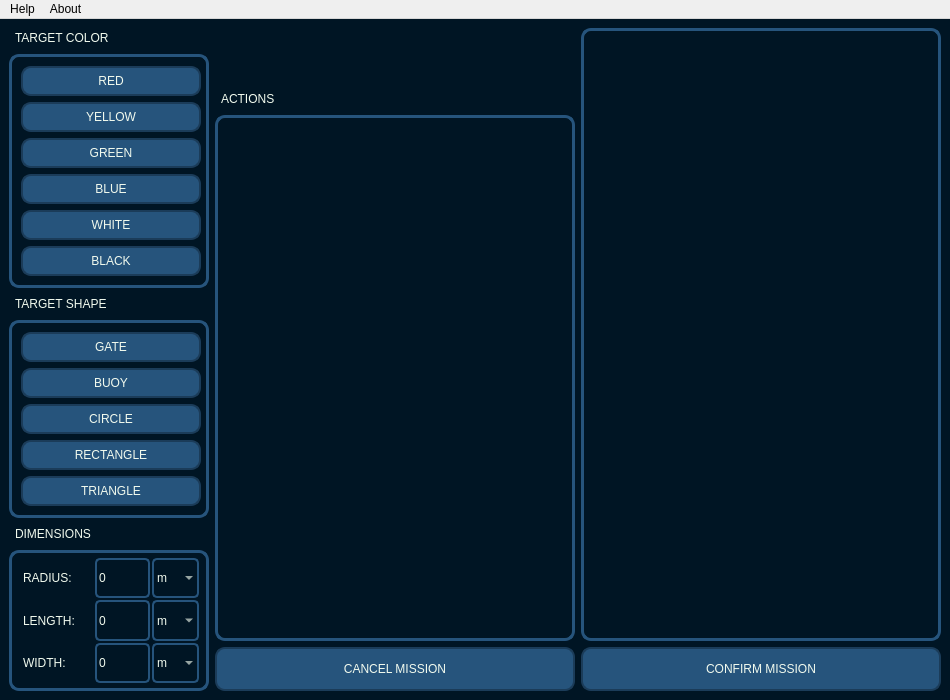
<?xml version="1.0" encoding="UTF-8"?>
<ui version="4.0">
 <class>MainWindow</class>
 <widget class="QMainWindow" name="MainWindow">
  <property name="geometry">
   <rect>
    <x>0</x>
    <y>0</y>
    <width>950</width>
    <height>700</height>
   </rect>
  </property>
  <property name="sizePolicy">
   <sizepolicy hsizetype="Fixed" vsizetype="Fixed">
    <horstretch>0</horstretch>
    <verstretch>0</verstretch>
   </sizepolicy>
  </property>
  <property name="minimumSize">
   <size>
    <width>950</width>
    <height>700</height>
   </size>
  </property>
  <property name="maximumSize">
   <size>
    <width>950</width>
    <height>700</height>
   </size>
  </property>
  <property name="focusPolicy">
   <enum>Qt::ClickFocus</enum>
  </property>
  <property name="windowTitle">
   <string>Mission Control</string>
  </property>
  <property name="styleSheet">
   <string notr="true"/>
  </property>
  <widget class="QWidget" name="centralwidget">
   <property name="styleSheet">
    <string notr="true">QWidget
{
	background: rgb(0,21,36);
	font: 87 10pt &quot;Arial Black&quot;;
}

QFrame
{
	background: transparent;
	border: 3 solid;
	border-color: rgb(38,84,124);
	border-radius: 10;
}

QPushButton 
{ 
	background-color:rgb(38,84,124);
	border: 2 solid;
	border-color: rgb(27,60,89);
	border-radius: 10;
	color: rgb(241,250,238);
}

QPushButton:checked
{
	border-color:  rgb(241,250,238);
}

QLabel
{
	border-color:transparent; 
	color: rgb(241,250,238);
	font: 87 12pt &quot;Arial Black&quot;;
}

QListWidget
{	
	background: transparent;
	border: 3 solid;
	border-color: rgb(38,84,124);
	border-radius: 10;
}

QListWidget::item
{
	background-color: rgb(38,84,124);
	border: 2 solid;
	border-color: rgb(38,84,124);
	border-radius: 10;
	color: rgb(241,250,238);
	min-height: 35;
}

QLineEdit
{
    background: transparent;
	border: 2 solid;
	border-color: rgb(38,84,124);
	border-radius: 5;
	color: rgb(241,250,238);
}

QComboBox
{
    background: transparent;
	border: 2 solid;
	border-color:  rgb(38,84,124);
	border-radius: 5;
    color: rgb(241,250,238);
}</string>
   </property>
   <layout class="QHBoxLayout" name="horizontalLayout">
    <item>
     <layout class="QVBoxLayout" name="verticalLayout_4">
      <item>
       <widget class="QLabel" name="target_color_label">
        <property name="sizePolicy">
         <sizepolicy hsizetype="Preferred" vsizetype="Preferred">
          <horstretch>0</horstretch>
          <verstretch>0</verstretch>
         </sizepolicy>
        </property>
        <property name="minimumSize">
         <size>
          <width>0</width>
          <height>0</height>
         </size>
        </property>
        <property name="maximumSize">
         <size>
          <width>16777215</width>
          <height>20</height>
         </size>
        </property>
        <property name="styleSheet">
         <string notr="true"/>
        </property>
        <property name="text">
         <string>TARGET COLOR</string>
        </property>
        <property name="alignment">
         <set>Qt::AlignLeading|Qt::AlignLeft|Qt::AlignVCenter</set>
        </property>
       </widget>
      </item>
      <item>
       <widget class="QFrame" name="target_color_frame">
        <property name="sizePolicy">
         <sizepolicy hsizetype="Preferred" vsizetype="Preferred">
          <horstretch>0</horstretch>
          <verstretch>0</verstretch>
         </sizepolicy>
        </property>
        <property name="minimumSize">
         <size>
          <width>200</width>
          <height>0</height>
         </size>
        </property>
        <property name="maximumSize">
         <size>
          <width>200</width>
          <height>16777215</height>
         </size>
        </property>
        <property name="styleSheet">
         <string notr="true"/>
        </property>
        <property name="frameShape">
         <enum>QFrame::Box</enum>
        </property>
        <property name="frameShadow">
         <enum>QFrame::Plain</enum>
        </property>
        <layout class="QVBoxLayout" name="verticalLayout">
         <property name="leftMargin">
          <number>9</number>
         </property>
         <property name="topMargin">
          <number>9</number>
         </property>
         <property name="rightMargin">
          <number>9</number>
         </property>
         <property name="bottomMargin">
          <number>9</number>
         </property>
         <item alignment="Qt::AlignHCenter|Qt::AlignVCenter">
          <widget class="EmitTextButton" name="target_red_button">
           <property name="sizePolicy">
            <sizepolicy hsizetype="Preferred" vsizetype="Preferred">
             <horstretch>0</horstretch>
             <verstretch>0</verstretch>
            </sizepolicy>
           </property>
           <property name="minimumSize">
            <size>
             <width>180</width>
             <height>30</height>
            </size>
           </property>
           <property name="maximumSize">
            <size>
             <width>180</width>
             <height>30</height>
            </size>
           </property>
           <property name="styleSheet">
            <string notr="true">QPushButton:checked
{
	border-color:  red;
}</string>
           </property>
           <property name="text">
            <string>RED</string>
           </property>
           <property name="checkable">
            <bool>true</bool>
           </property>
           <property name="autoExclusive">
            <bool>true</bool>
           </property>
          </widget>
         </item>
         <item alignment="Qt::AlignHCenter|Qt::AlignVCenter">
          <widget class="EmitTextButton" name="target_yellow_button">
           <property name="sizePolicy">
            <sizepolicy hsizetype="Preferred" vsizetype="Preferred">
             <horstretch>0</horstretch>
             <verstretch>0</verstretch>
            </sizepolicy>
           </property>
           <property name="minimumSize">
            <size>
             <width>180</width>
             <height>30</height>
            </size>
           </property>
           <property name="maximumSize">
            <size>
             <width>180</width>
             <height>30</height>
            </size>
           </property>
           <property name="styleSheet">
            <string notr="true">QPushButton:checked
{
	border-color:  yellow;
}</string>
           </property>
           <property name="text">
            <string>YELLOW</string>
           </property>
           <property name="checkable">
            <bool>true</bool>
           </property>
           <property name="autoExclusive">
            <bool>true</bool>
           </property>
          </widget>
         </item>
         <item alignment="Qt::AlignHCenter|Qt::AlignVCenter">
          <widget class="EmitTextButton" name="target_green_button">
           <property name="sizePolicy">
            <sizepolicy hsizetype="Preferred" vsizetype="Preferred">
             <horstretch>0</horstretch>
             <verstretch>0</verstretch>
            </sizepolicy>
           </property>
           <property name="minimumSize">
            <size>
             <width>180</width>
             <height>30</height>
            </size>
           </property>
           <property name="maximumSize">
            <size>
             <width>180</width>
             <height>30</height>
            </size>
           </property>
           <property name="styleSheet">
            <string notr="true">QPushButton:checked
{
	border-color:  green;
}</string>
           </property>
           <property name="text">
            <string>GREEN</string>
           </property>
           <property name="checkable">
            <bool>true</bool>
           </property>
           <property name="autoExclusive">
            <bool>true</bool>
           </property>
          </widget>
         </item>
         <item alignment="Qt::AlignHCenter|Qt::AlignVCenter">
          <widget class="EmitTextButton" name="target_blue_button">
           <property name="sizePolicy">
            <sizepolicy hsizetype="Preferred" vsizetype="Preferred">
             <horstretch>0</horstretch>
             <verstretch>0</verstretch>
            </sizepolicy>
           </property>
           <property name="minimumSize">
            <size>
             <width>180</width>
             <height>30</height>
            </size>
           </property>
           <property name="maximumSize">
            <size>
             <width>180</width>
             <height>30</height>
            </size>
           </property>
           <property name="styleSheet">
            <string notr="true">QPushButton:checked
{
	border-color:  blue;
}</string>
           </property>
           <property name="text">
            <string>BLUE</string>
           </property>
           <property name="checkable">
            <bool>true</bool>
           </property>
           <property name="autoExclusive">
            <bool>true</bool>
           </property>
          </widget>
         </item>
         <item alignment="Qt::AlignHCenter|Qt::AlignVCenter">
          <widget class="EmitTextButton" name="target_white_button">
           <property name="sizePolicy">
            <sizepolicy hsizetype="Preferred" vsizetype="Preferred">
             <horstretch>0</horstretch>
             <verstretch>0</verstretch>
            </sizepolicy>
           </property>
           <property name="minimumSize">
            <size>
             <width>180</width>
             <height>30</height>
            </size>
           </property>
           <property name="maximumSize">
            <size>
             <width>180</width>
             <height>30</height>
            </size>
           </property>
           <property name="styleSheet">
            <string notr="true">QPushButton:checked
{
	border-color: white;
}</string>
           </property>
           <property name="text">
            <string>WHITE</string>
           </property>
           <property name="checkable">
            <bool>true</bool>
           </property>
           <property name="autoExclusive">
            <bool>true</bool>
           </property>
          </widget>
         </item>
         <item alignment="Qt::AlignHCenter|Qt::AlignVCenter">
          <widget class="EmitTextButton" name="target_black_button">
           <property name="sizePolicy">
            <sizepolicy hsizetype="Preferred" vsizetype="Preferred">
             <horstretch>0</horstretch>
             <verstretch>0</verstretch>
            </sizepolicy>
           </property>
           <property name="minimumSize">
            <size>
             <width>180</width>
             <height>30</height>
            </size>
           </property>
           <property name="maximumSize">
            <size>
             <width>180</width>
             <height>30</height>
            </size>
           </property>
           <property name="styleSheet">
            <string notr="true">QPushButton:checked
{
	border-color:  grey;
}</string>
           </property>
           <property name="text">
            <string>BLACK</string>
           </property>
           <property name="checkable">
            <bool>true</bool>
           </property>
           <property name="autoExclusive">
            <bool>true</bool>
           </property>
          </widget>
         </item>
        </layout>
       </widget>
      </item>
      <item>
       <widget class="QLabel" name="target_shape_label">
        <property name="sizePolicy">
         <sizepolicy hsizetype="Preferred" vsizetype="Preferred">
          <horstretch>0</horstretch>
          <verstretch>0</verstretch>
         </sizepolicy>
        </property>
        <property name="minimumSize">
         <size>
          <width>0</width>
          <height>0</height>
         </size>
        </property>
        <property name="maximumSize">
         <size>
          <width>16777215</width>
          <height>20</height>
         </size>
        </property>
        <property name="styleSheet">
         <string notr="true"/>
        </property>
        <property name="text">
         <string>TARGET SHAPE</string>
        </property>
       </widget>
      </item>
      <item>
       <widget class="QFrame" name="target_shape_frame">
        <property name="minimumSize">
         <size>
          <width>200</width>
          <height>0</height>
         </size>
        </property>
        <property name="maximumSize">
         <size>
          <width>200</width>
          <height>16777215</height>
         </size>
        </property>
        <property name="styleSheet">
         <string notr="true"/>
        </property>
        <property name="frameShape">
         <enum>QFrame::StyledPanel</enum>
        </property>
        <property name="frameShadow">
         <enum>QFrame::Plain</enum>
        </property>
        <property name="lineWidth">
         <number>5</number>
        </property>
        <layout class="QVBoxLayout" name="verticalLayout_2">
         <item>
          <widget class="EmitTextButton" name="target_gate_button">
           <property name="sizePolicy">
            <sizepolicy hsizetype="Preferred" vsizetype="Preferred">
             <horstretch>0</horstretch>
             <verstretch>0</verstretch>
            </sizepolicy>
           </property>
           <property name="minimumSize">
            <size>
             <width>180</width>
             <height>30</height>
            </size>
           </property>
           <property name="maximumSize">
            <size>
             <width>180</width>
             <height>30</height>
            </size>
           </property>
           <property name="styleSheet">
            <string notr="true"/>
           </property>
           <property name="text">
            <string>GATE</string>
           </property>
           <property name="checkable">
            <bool>true</bool>
           </property>
           <property name="autoExclusive">
            <bool>true</bool>
           </property>
          </widget>
         </item>
         <item>
          <widget class="EmitTextButton" name="target_buoy_button">
           <property name="sizePolicy">
            <sizepolicy hsizetype="Preferred" vsizetype="Preferred">
             <horstretch>0</horstretch>
             <verstretch>0</verstretch>
            </sizepolicy>
           </property>
           <property name="minimumSize">
            <size>
             <width>180</width>
             <height>30</height>
            </size>
           </property>
           <property name="maximumSize">
            <size>
             <width>180</width>
             <height>30</height>
            </size>
           </property>
           <property name="styleSheet">
            <string notr="true"/>
           </property>
           <property name="text">
            <string>BUOY</string>
           </property>
           <property name="checkable">
            <bool>true</bool>
           </property>
           <property name="autoExclusive">
            <bool>true</bool>
           </property>
          </widget>
         </item>
         <item>
          <widget class="EmitTextButton" name="target_circle_button">
           <property name="sizePolicy">
            <sizepolicy hsizetype="Preferred" vsizetype="Preferred">
             <horstretch>0</horstretch>
             <verstretch>0</verstretch>
            </sizepolicy>
           </property>
           <property name="minimumSize">
            <size>
             <width>180</width>
             <height>30</height>
            </size>
           </property>
           <property name="maximumSize">
            <size>
             <width>180</width>
             <height>30</height>
            </size>
           </property>
           <property name="styleSheet">
            <string notr="true"/>
           </property>
           <property name="text">
            <string>CIRCLE</string>
           </property>
           <property name="checkable">
            <bool>true</bool>
           </property>
           <property name="autoExclusive">
            <bool>true</bool>
           </property>
          </widget>
         </item>
         <item>
          <widget class="EmitTextButton" name="target_rectangle_button">
           <property name="sizePolicy">
            <sizepolicy hsizetype="Preferred" vsizetype="Preferred">
             <horstretch>0</horstretch>
             <verstretch>0</verstretch>
            </sizepolicy>
           </property>
           <property name="minimumSize">
            <size>
             <width>180</width>
             <height>30</height>
            </size>
           </property>
           <property name="maximumSize">
            <size>
             <width>180</width>
             <height>30</height>
            </size>
           </property>
           <property name="styleSheet">
            <string notr="true"/>
           </property>
           <property name="text">
            <string>RECTANGLE</string>
           </property>
           <property name="checkable">
            <bool>true</bool>
           </property>
           <property name="autoExclusive">
            <bool>true</bool>
           </property>
          </widget>
         </item>
         <item>
          <widget class="EmitTextButton" name="target_triangle_button">
           <property name="sizePolicy">
            <sizepolicy hsizetype="Preferred" vsizetype="Preferred">
             <horstretch>0</horstretch>
             <verstretch>0</verstretch>
            </sizepolicy>
           </property>
           <property name="minimumSize">
            <size>
             <width>180</width>
             <height>30</height>
            </size>
           </property>
           <property name="maximumSize">
            <size>
             <width>180</width>
             <height>30</height>
            </size>
           </property>
           <property name="styleSheet">
            <string notr="true"/>
           </property>
           <property name="text">
            <string>TRIANGLE</string>
           </property>
           <property name="checkable">
            <bool>true</bool>
           </property>
           <property name="autoExclusive">
            <bool>true</bool>
           </property>
          </widget>
         </item>
        </layout>
       </widget>
      </item>
      <item>
       <widget class="QLabel" name="target_dimensions_label">
        <property name="sizePolicy">
         <sizepolicy hsizetype="Preferred" vsizetype="Preferred">
          <horstretch>0</horstretch>
          <verstretch>0</verstretch>
         </sizepolicy>
        </property>
        <property name="minimumSize">
         <size>
          <width>0</width>
          <height>0</height>
         </size>
        </property>
        <property name="maximumSize">
         <size>
          <width>16777215</width>
          <height>20</height>
         </size>
        </property>
        <property name="styleSheet">
         <string notr="true"/>
        </property>
        <property name="text">
         <string>DIMENSIONS</string>
        </property>
       </widget>
      </item>
      <item>
       <widget class="QFrame" name="target_dimensions_frame">
        <property name="minimumSize">
         <size>
          <width>200</width>
          <height>0</height>
         </size>
        </property>
        <property name="maximumSize">
         <size>
          <width>200</width>
          <height>16777215</height>
         </size>
        </property>
        <property name="styleSheet">
         <string notr="true"/>
        </property>
        <property name="frameShape">
         <enum>QFrame::StyledPanel</enum>
        </property>
        <property name="frameShadow">
         <enum>QFrame::Plain</enum>
        </property>
        <layout class="QVBoxLayout" name="verticalLayout_3">
         <property name="spacing">
          <number>2</number>
         </property>
         <property name="leftMargin">
          <number>5</number>
         </property>
         <property name="topMargin">
          <number>5</number>
         </property>
         <property name="rightMargin">
          <number>7</number>
         </property>
         <property name="bottomMargin">
          <number>5</number>
         </property>
         <item>
          <layout class="QHBoxLayout" name="target_radius_layout">
           <property name="spacing">
            <number>2</number>
           </property>
           <item>
            <widget class="QLabel" name="target_radius_label">
             <property name="minimumSize">
              <size>
               <width>76</width>
               <height>0</height>
              </size>
             </property>
             <property name="maximumSize">
              <size>
               <width>76</width>
               <height>16777215</height>
              </size>
             </property>
             <property name="styleSheet">
              <string notr="true">font: 87 10pt &quot;Arial Black&quot;;
min-width: 70;
max-width: 70;</string>
             </property>
             <property name="text">
              <string>RADIUS:</string>
             </property>
             <property name="alignment">
              <set>Qt::AlignLeading|Qt::AlignLeft|Qt::AlignVCenter</set>
             </property>
            </widget>
           </item>
           <item>
            <widget class="QLineEdit" name="target_radius_lineEdit">
             <property name="enabled">
              <bool>false</bool>
             </property>
             <property name="sizePolicy">
              <sizepolicy hsizetype="Preferred" vsizetype="Preferred">
               <horstretch>0</horstretch>
               <verstretch>0</verstretch>
              </sizepolicy>
             </property>
             <property name="minimumSize">
              <size>
               <width>55</width>
               <height>0</height>
              </size>
             </property>
             <property name="maximumSize">
              <size>
               <width>55</width>
               <height>16777215</height>
              </size>
             </property>
             <property name="styleSheet">
              <string notr="true"/>
             </property>
             <property name="text">
              <string>0</string>
             </property>
             <property name="alignment">
              <set>Qt::AlignLeading|Qt::AlignLeft|Qt::AlignVCenter</set>
             </property>
            </widget>
           </item>
           <item>
            <widget class="QComboBox" name="target_radius_comboBox">
             <property name="enabled">
              <bool>false</bool>
             </property>
             <property name="sizePolicy">
              <sizepolicy hsizetype="Preferred" vsizetype="Preferred">
               <horstretch>0</horstretch>
               <verstretch>0</verstretch>
              </sizepolicy>
             </property>
             <property name="styleSheet">
              <string notr="true"/>
             </property>
             <item>
              <property name="text">
               <string>m</string>
              </property>
             </item>
             <item>
              <property name="text">
               <string>ft</string>
              </property>
             </item>
             <item>
              <property name="text">
               <string>in</string>
              </property>
             </item>
             <item>
              <property name="text">
               <string>cm</string>
              </property>
             </item>
             <item>
              <property name="text">
               <string>mm</string>
              </property>
             </item>
            </widget>
           </item>
          </layout>
         </item>
         <item>
          <layout class="QHBoxLayout" name="horizontalLayout_3">
           <property name="spacing">
            <number>2</number>
           </property>
           <item>
            <widget class="QLabel" name="target_length_label">
             <property name="minimumSize">
              <size>
               <width>76</width>
               <height>0</height>
              </size>
             </property>
             <property name="maximumSize">
              <size>
               <width>76</width>
               <height>16777215</height>
              </size>
             </property>
             <property name="styleSheet">
              <string notr="true">font: 87 10pt &quot;Arial Black&quot;;
min-width: 70;
max-width: 70;</string>
             </property>
             <property name="text">
              <string>LENGTH:</string>
             </property>
             <property name="alignment">
              <set>Qt::AlignLeading|Qt::AlignLeft|Qt::AlignVCenter</set>
             </property>
            </widget>
           </item>
           <item>
            <widget class="QLineEdit" name="target_length_lineEdit">
             <property name="enabled">
              <bool>false</bool>
             </property>
             <property name="sizePolicy">
              <sizepolicy hsizetype="Preferred" vsizetype="Preferred">
               <horstretch>0</horstretch>
               <verstretch>0</verstretch>
              </sizepolicy>
             </property>
             <property name="minimumSize">
              <size>
               <width>55</width>
               <height>0</height>
              </size>
             </property>
             <property name="maximumSize">
              <size>
               <width>55</width>
               <height>16777215</height>
              </size>
             </property>
             <property name="styleSheet">
              <string notr="true"/>
             </property>
             <property name="text">
              <string>0</string>
             </property>
             <property name="alignment">
              <set>Qt::AlignLeading|Qt::AlignLeft|Qt::AlignVCenter</set>
             </property>
            </widget>
           </item>
           <item>
            <widget class="QComboBox" name="target_length_comboBox">
             <property name="enabled">
              <bool>false</bool>
             </property>
             <property name="sizePolicy">
              <sizepolicy hsizetype="Preferred" vsizetype="Preferred">
               <horstretch>0</horstretch>
               <verstretch>0</verstretch>
              </sizepolicy>
             </property>
             <property name="styleSheet">
              <string notr="true"/>
             </property>
             <item>
              <property name="text">
               <string>m</string>
              </property>
             </item>
             <item>
              <property name="text">
               <string>ft</string>
              </property>
             </item>
             <item>
              <property name="text">
               <string>in</string>
              </property>
             </item>
             <item>
              <property name="text">
               <string>cm</string>
              </property>
             </item>
             <item>
              <property name="text">
               <string>mm</string>
              </property>
             </item>
            </widget>
           </item>
          </layout>
         </item>
         <item>
          <layout class="QHBoxLayout" name="horizontalLayout_4">
           <property name="spacing">
            <number>2</number>
           </property>
           <item>
            <widget class="QLabel" name="target_width_label">
             <property name="minimumSize">
              <size>
               <width>76</width>
               <height>0</height>
              </size>
             </property>
             <property name="maximumSize">
              <size>
               <width>76</width>
               <height>16777215</height>
              </size>
             </property>
             <property name="styleSheet">
              <string notr="true">font: 87 10pt &quot;Arial Black&quot;;
min-width: 70;
max-width: 70;</string>
             </property>
             <property name="text">
              <string>WIDTH:</string>
             </property>
             <property name="alignment">
              <set>Qt::AlignLeading|Qt::AlignLeft|Qt::AlignVCenter</set>
             </property>
            </widget>
           </item>
           <item>
            <widget class="QLineEdit" name="target_width_lineEdit">
             <property name="enabled">
              <bool>false</bool>
             </property>
             <property name="sizePolicy">
              <sizepolicy hsizetype="Preferred" vsizetype="Preferred">
               <horstretch>0</horstretch>
               <verstretch>0</verstretch>
              </sizepolicy>
             </property>
             <property name="minimumSize">
              <size>
               <width>55</width>
               <height>0</height>
              </size>
             </property>
             <property name="maximumSize">
              <size>
               <width>55</width>
               <height>16777215</height>
              </size>
             </property>
             <property name="styleSheet">
              <string notr="true"/>
             </property>
             <property name="text">
              <string>0</string>
             </property>
             <property name="alignment">
              <set>Qt::AlignLeading|Qt::AlignLeft|Qt::AlignVCenter</set>
             </property>
            </widget>
           </item>
           <item>
            <widget class="QComboBox" name="target_width_comboBox">
             <property name="enabled">
              <bool>false</bool>
             </property>
             <property name="sizePolicy">
              <sizepolicy hsizetype="Preferred" vsizetype="Preferred">
               <horstretch>0</horstretch>
               <verstretch>0</verstretch>
              </sizepolicy>
             </property>
             <property name="styleSheet">
              <string notr="true"/>
             </property>
             <item>
              <property name="text">
               <string>m</string>
              </property>
             </item>
             <item>
              <property name="text">
               <string>ft</string>
              </property>
             </item>
             <item>
              <property name="text">
               <string>in</string>
              </property>
             </item>
             <item>
              <property name="text">
               <string>cm</string>
              </property>
             </item>
             <item>
              <property name="text">
               <string>mm</string>
              </property>
             </item>
            </widget>
           </item>
          </layout>
         </item>
        </layout>
       </widget>
      </item>
     </layout>
    </item>
    <item>
     <layout class="QVBoxLayout" name="layout_assign_mission">
      <item>
       <layout class="QHBoxLayout" name="layout_subby">
        <item>
         <widget class="QLabel" name="subby_joke">
          <property name="sizePolicy">
           <sizepolicy hsizetype="Expanding" vsizetype="Preferred">
            <horstretch>0</horstretch>
            <verstretch>0</verstretch>
           </sizepolicy>
          </property>
          <property name="minimumSize">
           <size>
            <width>0</width>
            <height>54</height>
           </size>
          </property>
          <property name="styleSheet">
           <string notr="true">font: 87 8pt &quot;Arial Black&quot;;</string>
          </property>
          <property name="text">
           <string/>
          </property>
          <property name="scaledContents">
           <bool>true</bool>
          </property>
          <property name="alignment">
           <set>Qt::AlignRight|Qt::AlignTrailing|Qt::AlignVCenter</set>
          </property>
          <property name="wordWrap">
           <bool>true</bool>
          </property>
          <property name="textInteractionFlags">
           <set>Qt::NoTextInteraction</set>
          </property>
         </widget>
        </item>
        <item>
         <widget class="SubbyButton" name="subby_button">
          <property name="sizePolicy">
           <sizepolicy hsizetype="Fixed" vsizetype="Fixed">
            <horstretch>0</horstretch>
            <verstretch>0</verstretch>
           </sizepolicy>
          </property>
          <property name="minimumSize">
           <size>
            <width>71</width>
            <height>49</height>
           </size>
          </property>
          <property name="maximumSize">
           <size>
            <width>71</width>
            <height>49</height>
           </size>
          </property>
          <property name="styleSheet">
           <string notr="true">background:transparent;
border: transparent;</string>
          </property>
          <property name="text">
           <string/>
          </property>
          <property name="iconSize">
           <size>
            <width>71</width>
            <height>49</height>
           </size>
          </property>
         </widget>
        </item>
       </layout>
      </item>
      <item>
       <widget class="QLabel" name="action_options_label">
        <property name="minimumSize">
         <size>
          <width>0</width>
          <height>21</height>
         </size>
        </property>
        <property name="maximumSize">
         <size>
          <width>16777215</width>
          <height>21</height>
         </size>
        </property>
        <property name="styleSheet">
         <string notr="true">min-height: 15;
max-height: 15;</string>
        </property>
        <property name="text">
         <string>ACTIONS</string>
        </property>
       </widget>
      </item>
      <item>
       <widget class="QListWidget" name="task_options_list">
        <property name="editTriggers">
         <set>QAbstractItemView::NoEditTriggers</set>
        </property>
        <property name="dragDropMode">
         <enum>QAbstractItemView::DragOnly</enum>
        </property>
        <property name="spacing">
         <number>4</number>
        </property>
       </widget>
      </item>
      <item>
       <widget class="QPushButton" name="cancel_mission_button">
        <property name="sizePolicy">
         <sizepolicy hsizetype="Preferred" vsizetype="Preferred">
          <horstretch>0</horstretch>
          <verstretch>0</verstretch>
         </sizepolicy>
        </property>
        <property name="styleSheet">
         <string notr="true">font: 87 12pt &quot;Arial Black&quot;;
max-height: 40;
min-height: 40;</string>
        </property>
        <property name="text">
         <string>CANCEL MISSION</string>
        </property>
       </widget>
      </item>
     </layout>
    </item>
    <item>
     <layout class="QVBoxLayout" name="layout_confirm_mission">
      <property name="sizeConstraint">
       <enum>QLayout::SetDefaultConstraint</enum>
      </property>
      <item>
       <widget class="QListWidget" name="task_selected_list">
        <property name="editTriggers">
         <set>QAbstractItemView::DoubleClicked</set>
        </property>
        <property name="dragDropMode">
         <enum>QAbstractItemView::DragDrop</enum>
        </property>
        <property name="defaultDropAction">
         <enum>Qt::MoveAction</enum>
        </property>
        <property name="spacing">
         <number>4</number>
        </property>
       </widget>
      </item>
      <item>
       <widget class="QPushButton" name="confirm_mission_button">
        <property name="sizePolicy">
         <sizepolicy hsizetype="Preferred" vsizetype="Preferred">
          <horstretch>0</horstretch>
          <verstretch>0</verstretch>
         </sizepolicy>
        </property>
        <property name="styleSheet">
         <string notr="true">font: 87 12pt &quot;Arial Black&quot;;
max-height: 40;
min-height: 40;</string>
        </property>
        <property name="text">
         <string>CONFIRM MISSION</string>
        </property>
       </widget>
      </item>
     </layout>
    </item>
   </layout>
  </widget>
  <widget class="QMenuBar" name="menubar">
   <property name="geometry">
    <rect>
     <x>0</x>
     <y>0</y>
     <width>950</width>
     <height>20</height>
    </rect>
   </property>
   <widget class="QMenu" name="help_menuItem">
    <property name="title">
     <string>Help</string>
    </property>
   </widget>
   <widget class="QMenu" name="about_menuItem">
    <property name="title">
     <string>About</string>
    </property>
   </widget>
   <addaction name="help_menuItem"/>
   <addaction name="about_menuItem"/>
  </widget>
 </widget>
 <customwidgets>
  <customwidget>
   <class>SubbyButton</class>
   <extends>QPushButton</extends>
   <header location="global">subby/SubbyButton.h</header>
  </customwidget>
  <customwidget>
   <class>EmitTextButton</class>
   <extends>QPushButton</extends>
   <header location="global">misc/EmitTextButton.h</header>
  </customwidget>
 </customwidgets>
 <resources/>
 <connections>
  <connection>
   <sender>target_length_lineEdit</sender>
   <signal>textChanged(QString)</signal>
   <receiver>MainWindow</receiver>
   <slot>setTargetLength(QString)</slot>
   <hints>
    <hint type="sourcelabel">
     <x>140</x>
     <y>596</y>
    </hint>
    <hint type="destinationlabel">
     <x>499</x>
     <y>341</y>
    </hint>
   </hints>
  </connection>
  <connection>
   <sender>target_width_lineEdit</sender>
   <signal>textChanged(QString)</signal>
   <receiver>MainWindow</receiver>
   <slot>setTargetWidth(QString)</slot>
   <hints>
    <hint type="sourcelabel">
     <x>140</x>
     <y>636</y>
    </hint>
    <hint type="destinationlabel">
     <x>499</x>
     <y>341</y>
    </hint>
   </hints>
  </connection>
  <connection>
   <sender>target_radius_lineEdit</sender>
   <signal>textChanged(QString)</signal>
   <receiver>MainWindow</receiver>
   <slot>setTargetRadius(QString)</slot>
   <hints>
    <hint type="sourcelabel">
     <x>140</x>
     <y>556</y>
    </hint>
    <hint type="destinationlabel">
     <x>499</x>
     <y>341</y>
    </hint>
   </hints>
  </connection>
 </connections>
 <slots>
  <slot>setTargetLength(QString)</slot>
  <slot>setTargetWidth(QString)</slot>
  <slot>setTargetRadius(QString)</slot>
 </slots>
</ui>
